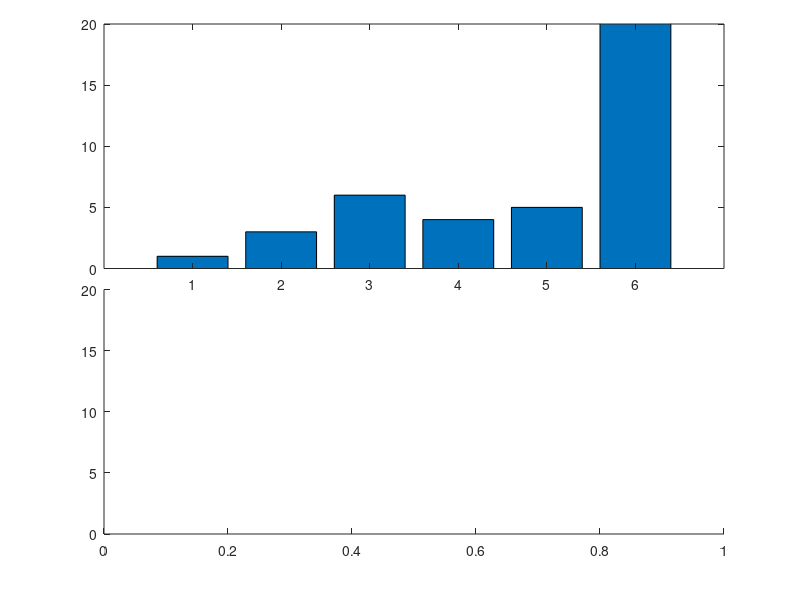

Source code (MATLAB):
a=[1 3 6 4 5 300];

ylim1=[0 20];
ylim2=[100 300];
xlim=[0 length(a)+1];

figure;

% retrieve your default axis pos
clf;
p0=get(gca,'position')
delete(gcf);

% create axis1
%a1=axes('position',[p0(1) p0(2) p0(3)/2-.025 p0(4)]);
a1=axes('position',[p0(1) p0(2) p0(3) p0(4)/2]);
%a2=axes('position',[p0(1) p0(4)/2+.145 p0(3) p0(4)/2])
%barh(a);
%bar(a);
set(a1,'ylim',ylim1);
%set(a2,'xlim',xlim,'ylim',ylim2);
%set(a2,'xtick',[]);
%box off;

% create axis2
%a2=axes('position',[p0(1)+p0(3)/2+.025 p0(2) p0(3)/2-.025 p0(4)]);
a2=axes('position',[p0(1) p0(4)/2+.145 p0(3) p0(4)/2])
%a2=axes('position',[p0(1) p0(4)/2+.145 p0(3) p0(4)/2])
%a2=axes('position',[p0(1) p0(2) p0(3) p0(4)/2]);
%barh(a);
bar(a);

set(a2,'ylim',ylim1);
%set(a2,'ylim',ylim2);
%set(a2,'xlim',xlim,'ylim',ylim2);
%set(a2,'xtick',[]);
%set(a2,'xcolor',get(a2,'color'));
%box off

%%%%%%%%%%%%%%%% plotting %%%%%%%%%%%%%%%%%%%%%
output = "break_axis";

%figure;
saveas(1, strcat(output, ".png"));

%box off
